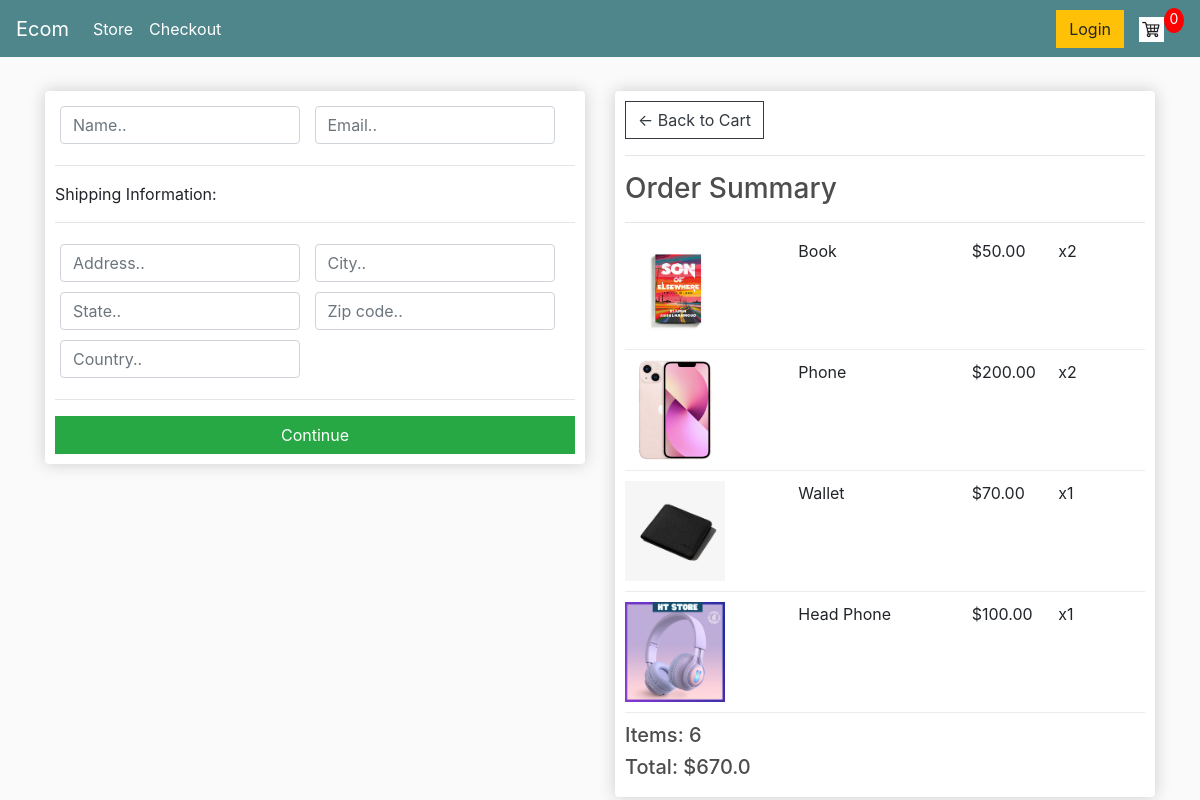
Screenshot of /checkout/ (signed in) with the database file from the repository.
### store/models.py (models this page shows, shortened)
class OrderItem(models.Model):
    product = models.ForeignKey(Product, on_delete=models.SET_NULL, null=True)
    order = models.ForeignKey(Order, on_delete=models.SET_NULL, null=True)
    quantity = models.IntegerField(default=0, null=True, blank=True)
    date_added = models.DateTimeField(auto_now_add=True)
    @property
    def get_total(self):
        total = self.product.price * self.quantity
        return total

class Product(models.Model):
    name  = models.CharField(max_length=200)
    price = models.FloatField()
    digital = models.BooleanField(default=False, blank=True, null=True)
    image = models.ImageField(null=True, blank=True)
    @property
    def imageURL(self):
        try:
            url = self.image.url
        except:
            url = ''
        return url

class Order(models.Model):
    customer = models.ForeignKey(Customer, on_delete=models.SET_NULL, null=True, blank=True)
    date_ordered = models.DateTimeField(auto_now_add=True)
    complete = models.BooleanField(default=False)
    transaction_id = models.CharField(max_length=200, null=True)
    @property
    def get_cart_total(self):
        orderitems = self.orderitem_set.all()
        total = sum([item.get_total for item in orderitems])
        return total
    @property
    def get_cart_items(self):
        orderitems = self.orderitem_set.all()
        total = sum([item.quantity for item in orderitems])
        return total

### store/views.py (the view)
# urls.py: path('checkout/',views.checkout, name='checkout'),
def checkout(request):
    if request.user.is_authenticated:
        customer = request.user.customer
        order, created = Order.objects.get_or_create(customer=customer, complete=False)
        items = order.orderitem_set.all()
    else:
        items = []
        order = {'get_cart_items':0,'get_cart_total':0}
    context ={'items':items, 'order':order}
    return render(request,'store/checkout.html',context)

### store/templates/store/checkout.html (shortened to what this page needs)
{% extends 'store/main.html' %}
{% load static %}
{% block content %}
     <div class="row">
		<div class="col-lg-6">
			<div class="box-element" id="form-wrapper">
				<form id="form">
					<div id="user-info">
						<div class="form-field">
							<input required class="form-control" type="text" name="name" placeholder="Name..">
						</div>
						<div class="form-field">
							<input required class="form-control" type="email" name="email" placeholder="Email..">
						</div>
					</div>
					<div id="shipping-info">
						<hr>
						<p>Shipping Information:</p>
						<hr>
						<div class="form-field">
							<input class="form-control" type="text" name="address" placeholder="Address..">
						</div>
						<div class="form-field">
							<input class="form-control" type="text" name="city" placeholder="City..">
						</div>
						<div class="form-field">
							<input class="form-control" type="text" name="state" placeholder="State..">
						</div>
						<div class="form-field">
							<input class="form-control" type="text" name="zipcode" placeholder="Zip code..">
						</div>
						<div class="form-field">
							<input class="form-control" type="text" name="country" placeholder="Country..">
						</div>
					</div>
					<hr>
					<input id="form-button" class="btn btn-success btn-block" type="submit" value="Continue">
				</form>
			</div>
			<br>
		</div>
		<div class="col-lg-6">
			<div class="box-element">
				<a  class="btn btn-outline-dark" href="{% url 'cart' %}">&#x2190; Back to Cart</a>
				<hr>
				<h3>Order Summary</h3>
				<hr>
				{% for item in items %}
					<div class="cart-row">
						<div style="flex:2"><img class="row-image" src="{{item.product.imageURL}}"></div>
						<div style="flex:2"><p>{{item.product.name}}</p></div>
						<div style="flex:1"><p>${{item.product.price|floatformat:2}}</p></div>
						<div style="flex:1"><p>x{{item.quantity}}</p></div>
					</div>
				{% endfor %}
				<h5>Items:   {{order.get_cart_items}}</h5>
				<h5>Total:   ${{order.get_cart_total}}</h5>
			</div>
		</div>
	</div>
{% endblock content %}

### static/css/main.css (style rules this page uses)
body { background-color: hsl(0, 0%, 98%); }
h1,h2,h3,h4,h5,h6 { color:hsl(0, 0%, 30%); }
.box-element { box-shadow:hsl(0, 0%, 80%) 0 0 16px; background-color: #fff; border-radius: 4px; padding: 10px; }
.col-lg-4, .col-lg-6, .col-lg-8, .col-lg-12 { margin-top: 10px; }
.btn { border-radius: 0; }
.row-image { width: 100px; }
.form-field { width:250px; display: inline-block; padding: 5px; }
.cart-row { display: flex; align-items: flex-stretch; padding-bottom: 10px; margin-bottom: 10px; border-bottom: 1px solid #ececec; }

### rows the page displays
OrderItem: product.imageURL (picture), product.name "Book", product.price "50.00", quantity "2"
OrderItem: product.imageURL (picture), product.name "Phone", product.price "200.00", quantity "2"
OrderItem: product.imageURL (picture), product.name "Wallet", product.price "70.00", quantity "1"
OrderItem: product.imageURL (picture), product.name "Head Phone", product.price "100.00", quantity "1"
Order: get_cart_items "6", get_cart_total "670.0"
